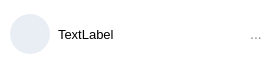
<?xml version="1.0" encoding="UTF-8"?>
<ui version="4.0">
 <class>FriendItemClass</class>
 <widget class="QWidget" name="FriendItemClass">
  <property name="geometry">
   <rect>
    <x>0</x>
    <y>0</y>
    <width>280</width>
    <height>68</height>
   </rect>
  </property>
  <property name="windowTitle">
   <string>FriendItem</string>
  </property>
  <property name="styleSheet">
   <string notr="true">QWidget#FriendItemClass {
    background-color: #ffffff;
    border: none;
    border-radius: 10px;
}

QWidget#FriendItemClass:hover {
    background-color: #f5f7fb;
}

QLabel#avatarLabel {
    background-color: #e9eef5;
    border-radius: 20px;
    min-width: 40px;
    max-width: 40px;
    min-height: 40px;
    max-height: 40px;
}

QLabel#nicknameLabel {
    background: transparent;
    color: #222222;
    font-size: 12pt;
    font-weight: 500;
    border: none;
}

QToolButton#toolButton {
    background-color: transparent;
    border: none;
    border-radius: 6px;
    min-width: 28px;
    max-width: 28px;
    min-height: 28px;
    max-height: 28px;
    font-size: 14px;
    color: #666666;
}

QToolButton#toolButton:hover {
    background-color: #f0f2f5;
    color: #222222;
}

QToolButton#toolButton:pressed {
    background-color: #e4e7ec;
}

QWidget#FriendItemClass {
    background-color: #ffffff;
    border: none;
    border-radius: 10px;
}

QWidget#FriendItemClass:hover {
    background-color: #f5f7fb;
}

QLabel#avatarLabel {
    background-color: #e9eef5;
    border-radius: 20px;
    min-width: 40px;
    max-width: 40px;
    min-height: 40px;
    max-height: 40px;
}

QLabel#nicknameLabel {
    background: transparent;
    color: #222222;
    font-size: 12pt;
    font-weight: 500;
    border: none;
}

QToolButton#toolButton {
    background-color: transparent;
    border: none;
    border-radius: 6px;
    min-width: 28px;
    max-width: 28px;
    min-height: 28px;
    max-height: 28px;
    font-size: 14px;
    color: #888888;
}

QToolButton#toolButton:hover {
    background-color: #fff1f1;
    color: #d93025;
}

QToolButton#toolButton:pressed {
    background-color: #ffdede;
    color: #b42318;
}</string>
  </property>
  <layout class="QHBoxLayout" name="horizontalLayout">
   <property name="spacing">
    <number>8</number>
   </property>
   <property name="leftMargin">
    <number>10</number>
   </property>
   <property name="topMargin">
    <number>8</number>
   </property>
   <property name="rightMargin">
    <number>10</number>
   </property>
   <property name="bottomMargin">
    <number>8</number>
   </property>
   <item>
    <widget class="QLabel" name="avatarLabel">
     <property name="sizePolicy">
      <sizepolicy hsizetype="Preferred" vsizetype="Preferred">
       <horstretch>40</horstretch>
       <verstretch>40</verstretch>
      </sizepolicy>
     </property>
     <property name="minimumSize">
      <size>
       <width>40</width>
       <height>40</height>
      </size>
     </property>
     <property name="maximumSize">
      <size>
       <width>40</width>
       <height>40</height>
      </size>
     </property>
     <property name="text">
      <string/>
     </property>
     <property name="pixmap">
      <pixmap resource="../TalkyClient.qrc">:/imgs/member.svg</pixmap>
     </property>
     <property name="scaledContents">
      <bool>true</bool>
     </property>
    </widget>
   </item>
   <item>
    <widget class="QLabel" name="nicknamelabel">
     <property name="minimumSize">
      <size>
       <width>0</width>
       <height>24</height>
      </size>
     </property>
     <property name="maximumSize">
      <size>
       <width>16777215</width>
       <height>24</height>
      </size>
     </property>
     <property name="font">
      <font>
       <family>Microsoft YaHei UI</family>
       <pointsize>10</pointsize>
      </font>
     </property>
     <property name="text">
      <string>TextLabel</string>
     </property>
    </widget>
   </item>
   <item>
    <spacer name="horizontalSpacer">
     <property name="orientation">
      <enum>Qt::Horizontal</enum>
     </property>
     <property name="sizeHint" stdset="0">
      <size>
       <width>40</width>
       <height>20</height>
      </size>
     </property>
    </spacer>
   </item>
   <item>
    <widget class="QToolButton" name="toolButton">
     <property name="minimumSize">
      <size>
       <width>28</width>
       <height>28</height>
      </size>
     </property>
     <property name="maximumSize">
      <size>
       <width>28</width>
       <height>28</height>
      </size>
     </property>
     <property name="text">
      <string>...</string>
     </property>
     <property name="icon">
      <iconset resource="../TalkyClient.qrc">
       <normaloff>:/imgs/delete.svg</normaloff>:/imgs/delete.svg</iconset>
     </property>
    </widget>
   </item>
  </layout>
 </widget>
 <layoutdefault spacing="6" margin="11"/>
 <resources>
  <include location="../TalkyClient.qrc"/>
 </resources>
 <connections/>
</ui>
